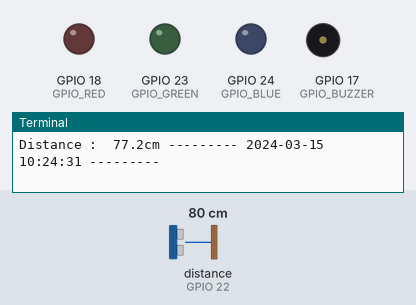
A program run on a simulated Raspberry Pi (BCM pin numbers). On the bench: output pins drawn as LEDs (lit = HIGH), buzzer (waves = sounding, pin HIGH), the last lines printed to the terminal. Dashed ring = blinking. The inputs (shaded band) are chosen by the test bench; at power-on: distance to the obstacle (sensor on GPIO 22) 80 cm. The echo pulse lasts 58.3 µs per cm; the clock reads 2024-03-15 10:24:30 at power-on unless the program sets it; pins used as bus, display or sensor lines are not drawn.

Above: at 1.2 s.
1.3 s: distance to the obstacle (sensor on GPIO 22) set to 34 cm
2.8 s: distance to the obstacle (sensor on GPIO 22) set to 29 cm
At 2.98 s:
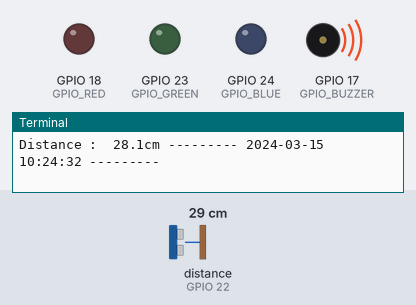
At 4.9 s:
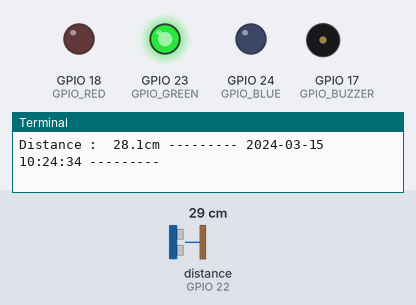
5.8 s: distance to the obstacle (sensor on GPIO 22) set to 22 cm
8.3 s: distance to the obstacle (sensor on GPIO 22) set to 18 cm
At 10.2 s:
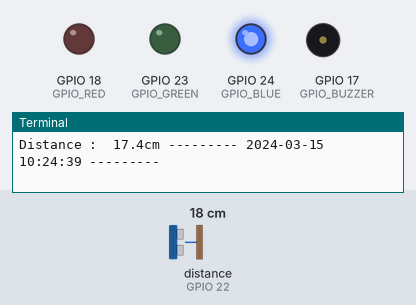
11.3 s: distance to the obstacle (sensor on GPIO 22) set to 12 cm
14.3 s: distance to the obstacle (sensor on GPIO 22) set to 9 cm
At 14.61 s:
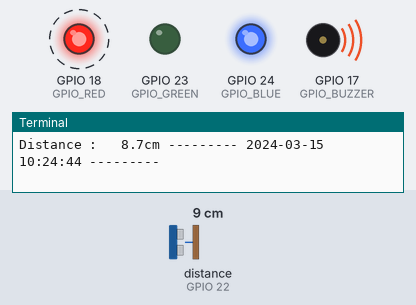
Timing chart, 0 to 18.3 s (numbered marks = the images above; inputs shaded):
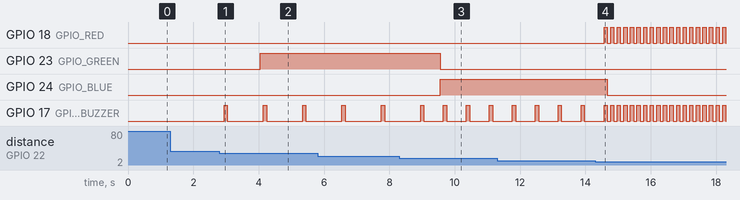

Measured:
- the behaviour switches between 32 and 31 cm on distance to the obstacle (sensor on GPIO 22) (found by bisection; images 0 and 1)
- the behaviour switches between 21 and 20 cm on distance to the obstacle (sensor on GPIO 22) (found by bisection; images 2 and 3)
- the behaviour switches between 11 and 10 cm on distance to the obstacle (sensor on GPIO 22) (found by bisection; images 3 and 4)
- after the input at 2.8 s, GPIO 23 (GPIO_GREEN): LOW → HIGH after 1.2 s; GPIO 17 (GPIO_BUZZER): alternates HIGH for 0.10 s and LOW for 1.1 s, starting after 0.14 s
- after the input at 8.3 s, GPIO 23 (GPIO_GREEN): HIGH → LOW after 1.3 s; GPIO 24 (GPIO_BLUE): LOW → HIGH after 1.3 s; GPIO 17 (GPIO_BUZZER): alternates HIGH for 0.10 s and LOW for 0.60 s, starting after 1.4 s
- after the input at 14.3 s, GPIO 18 (GPIO_RED): alternates HIGH for 0.10 s and LOW for 0.10 s, starting after 0.27 s; GPIO 24 (GPIO_BLUE): HIGH → LOW after 0.37 s; GPIO 17 (GPIO_BUZZER): alternates HIGH for 0.10 s and LOW for 0.10 s, starting after 0.47 s

The program:

Led_Buzzer_SR04_Final.py
```python
#!/usr/bin/python

# Libraries
import RPi.GPIO as GPIO
import time
from time import gmtime, strftime

# Set GPIO Mode
GPIO.setmode(GPIO.BCM)
GPIO.setwarnings(False)
# Set GPIO Pin
GPIO_BUZZER = 17
GPIO_TRIGGER = 27
GPIO_ECHO = 22
GPIO_RED = 18
GPIO_GREEN = 23
GPIO_BLUE = 24

GPIO.setup(GPIO_RED, GPIO.OUT)
GPIO.setup(GPIO_GREEN, GPIO.OUT)
GPIO.setup(GPIO_BLUE, GPIO.OUT)
GPIO.setup(GPIO_BUZZER, GPIO.OUT)
GPIO.setup(GPIO_TRIGGER, GPIO.OUT)
GPIO.setup(GPIO_ECHO, GPIO.IN)

#distance
def distance():
  GPIO.output(GPIO_TRIGGER, True)
  time.sleep(0.1)
  GPIO.output(GPIO_TRIGGER, False)
  start = time.time()
  stop = time.time()
  while GPIO.input(GPIO_ECHO) == 0:
    start = time.time()
  while GPIO.input(GPIO_ECHO) == 1:
    stop = time.time()

  # Calculate
  measuredTime = stop - start
  distanceBothWays = measuredTime * 33112 # cm/s
  distance = distanceBothWays / 2
  print("Distance : {0:5.1f}cm".format(distance), "---------",strftime("%Y-%m-%d %H:%M:%S", gmtime()),"---------")

  return distance

#frequency led distance
def Distance_freq():
  dist = distance()
  if dist > 30:                            # >30cm
    return -1
  elif dist <= 30 and dist >20:            # 20<x<=30
    return 1
  elif dist <= 20 and dist >10:            # 10<x<=20
    return 0.5
  else:                                    #<10
    return 0

# Main function
def main():
  try:
    while True:
      freq = Distance_freq()
      # no beep
      if freq == -1:
        GPIO.output(GPIO_BUZZER, False)
        GPIO.output(GPIO_RED, False)
        GPIO.output(GPIO_GREEN, False)
        GPIO.output(GPIO_BLUE, False)
        time.sleep(0.25)
      # fast beep
      elif freq == 0:
        GPIO.output(GPIO_BUZZER, True)
        GPIO.output(GPIO_RED, True)
        time.sleep(0.1)
        GPIO.output(GPIO_BUZZER, False)
        time.sleep(freq)
        GPIO.output(GPIO_RED, False)


        GPIO.output(GPIO_GREEN, False)
        GPIO.output(GPIO_BLUE, False)
      # slow beep
      elif freq == 1:
        GPIO.output(GPIO_BUZZER, True)
        time.sleep(0.1)
        GPIO.output(GPIO_BUZZER, False)
        time.sleep(freq)

        GPIO.output(GPIO_RED, False)
        GPIO.output(GPIO_GREEN, True)
        GPIO.output(GPIO_BLUE, False)
      # normal beep
      else:
        GPIO.output(GPIO_BUZZER, True)
        time.sleep(0.1)
        GPIO.output(GPIO_BUZZER, False)
        time.sleep(freq)

        GPIO.output(GPIO_RED, False)
        GPIO.output(GPIO_GREEN, False)
        GPIO.output(GPIO_BLUE, True)

  # If the program is ended, stop beeping and cleanup GPIOs
  except KeyboardInterrupt:
    GPIO.output(GPIO_BUZZER, False)
    GPIO.cleanup()

# Run
if __name__ == "__main__":
    main()
```
